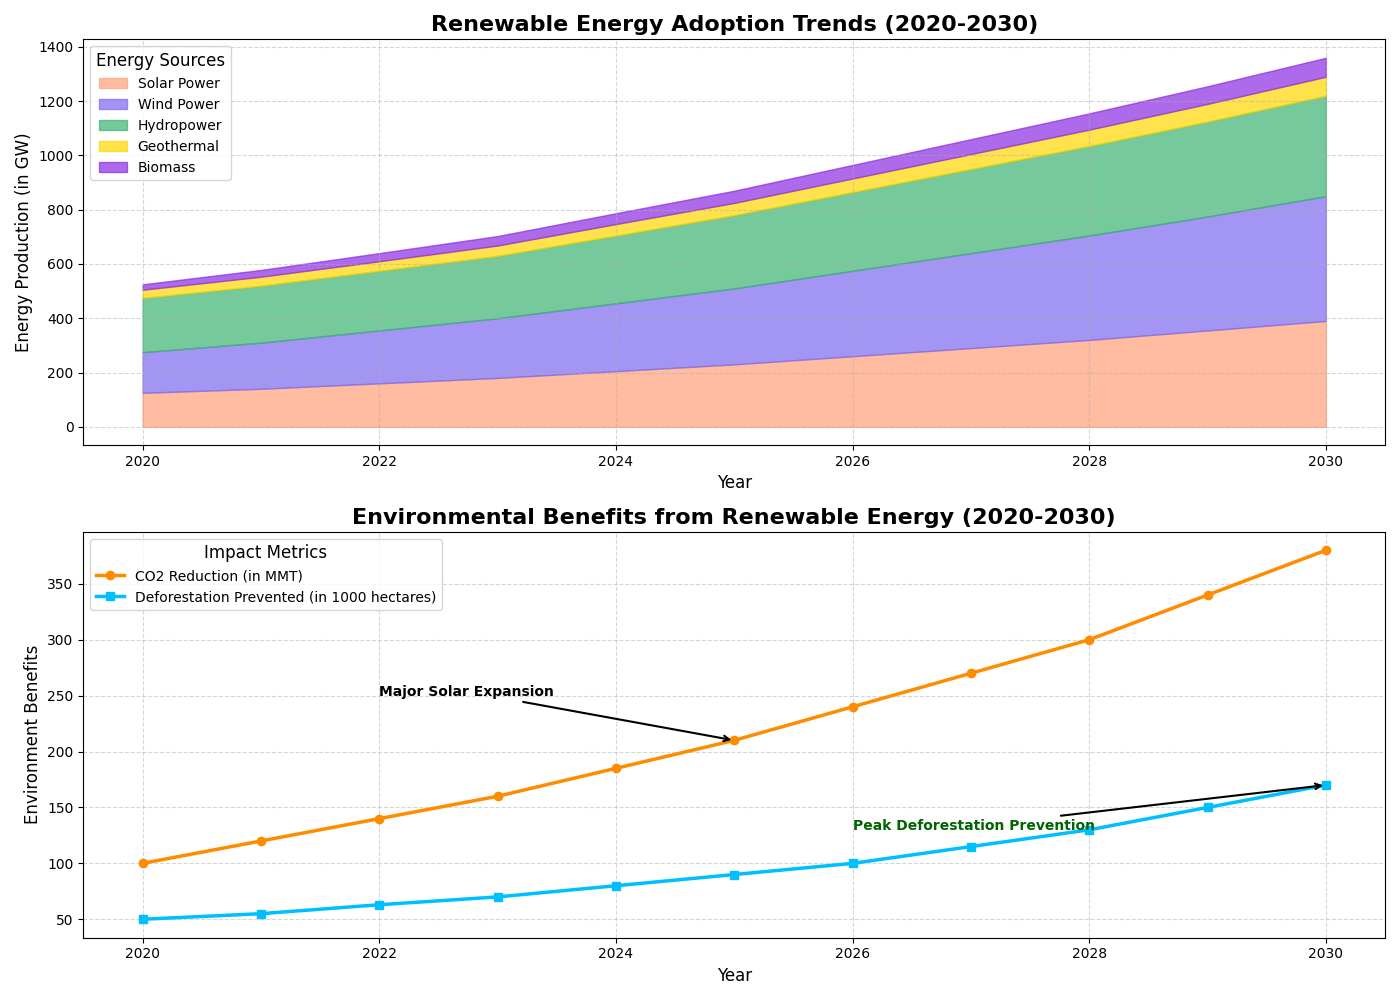

Recreate this plot in Python.
import matplotlib.pyplot as plt
import numpy as np

years = np.arange(2020, 2031)

solar_power = np.array([125, 140, 160, 180, 205, 230, 260, 290, 320, 355, 390])
wind_power = np.array([150, 170, 195, 220, 250, 280, 315, 350, 385, 420, 460])
hydropower = np.array([200, 210, 220, 230, 250, 270, 290, 310, 330, 350, 370])
geothermal = np.array([30, 33, 35, 38, 42, 45, 50, 55, 60, 65, 70])
biomass = np.array([20, 25, 30, 35, 40, 45, 50, 55, 60, 65, 70])

CO2_reduction = np.array([100, 120, 140, 160, 185, 210, 240, 270, 300, 340, 380])
deforestation_prevented = np.array([50, 55, 63, 70, 80, 90, 100, 115, 130, 150, 170])

cumulative_wind = solar_power + wind_power
cumulative_hydropower = cumulative_wind + hydropower
cumulative_geothermal = cumulative_hydropower + geothermal
cumulative_biomass = cumulative_geothermal + biomass

fig, (ax1, ax2) = plt.subplots(2, 1, figsize=(14, 10))

ax1.fill_between(years, 0, solar_power, color='#FFA07A', alpha=0.7, label='Solar Power')
ax1.fill_between(years, solar_power, cumulative_wind, color='#7B68EE', alpha=0.7, label='Wind Power')
ax1.fill_between(years, cumulative_wind, cumulative_hydropower, color='#3CB371', alpha=0.7, label='Hydropower')
ax1.fill_between(years, cumulative_hydropower, cumulative_geothermal, color='#FFD700', alpha=0.7, label='Geothermal')
ax1.fill_between(years, cumulative_geothermal, cumulative_biomass, color='#8A2BE2', alpha=0.7, label='Biomass')

ax1.set_title('Renewable Energy Adoption Trends (2020-2030)', fontsize=16, fontweight='bold')
ax1.set_xlabel('Year', fontsize=12)
ax1.set_ylabel('Energy Production (in GW)', fontsize=12)
ax1.legend(loc='upper left', fontsize=10, title='Energy Sources', title_fontsize='12')
ax1.grid(True, alpha=0.5, linestyle='--')

ln1 = ax2.plot(years, CO2_reduction, color='darkorange', linewidth=2.5, marker='o', label='CO2 Reduction (in MMT)')
ln2 = ax2.plot(years, deforestation_prevented, color='deepskyblue', linewidth=2.5, marker='s', label='Deforestation Prevented (in 1000 hectares)')

ax2.set_title('Environmental Benefits from Renewable Energy (2020-2030)', fontsize=16, fontweight='bold')
ax2.set_xlabel('Year', fontsize=12)
ax2.set_ylabel('Environment Benefits', fontsize=12)
ax2.legend(loc='upper left', fontsize=10, title='Impact Metrics', title_fontsize='12')
ax2.grid(True, alpha=0.5, linestyle='--')

ax2.annotate('Major Solar Expansion', xy=(2025, 210), xytext=(2022, 250), 
             arrowprops=dict(facecolor='black', arrowstyle='->', linewidth=1.5), 
             fontsize=10, color='black', fontweight='bold')

ax2.annotate('Peak Deforestation Prevention', xy=(2030, 170), xytext=(2026, 130), 
             arrowprops=dict(facecolor='darkgreen', arrowstyle='->', linewidth=1.5), 
             fontsize=10, color='darkgreen', fontweight='bold')

plt.tight_layout()
plt.show()
